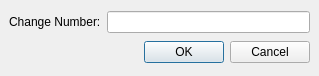
<ui version="4.0" >
 <class>Subversion::Internal::ChangeNumberDialog</class>
 <widget class="QDialog" name="Subversion::Internal::ChangeNumberDialog" >
  <property name="geometry" >
   <rect>
    <x>0</x>
    <y>0</y>
    <width>319</width>
    <height>76</height>
   </rect>
  </property>
  <property name="windowTitle" >
   <string>Change Number</string>
  </property>
  <layout class="QGridLayout" >
   <property name="margin" >
    <number>9</number>
   </property>
   <property name="spacing" >
    <number>6</number>
   </property>
   <item row="0" column="1" >
    <widget class="QLineEdit" name="numberLineEdit" />
   </item>
   <item row="0" column="0" >
    <widget class="QLabel" name="label" >
     <property name="text" >
      <string>Change Number:</string>
     </property>
    </widget>
   </item>
   <item row="1" column="0" colspan="2" >
    <widget class="QDialogButtonBox" name="buttonBox" >
     <property name="orientation" >
      <enum>Qt::Horizontal</enum>
     </property>
     <property name="standardButtons" >
      <set>QDialogButtonBox::Cancel|QDialogButtonBox::Ok</set>
     </property>
    </widget>
   </item>
  </layout>
 </widget>
 <resources/>
 <connections>
  <connection>
   <sender>buttonBox</sender>
   <signal>accepted()</signal>
   <receiver>Subversion::Internal::ChangeNumberDialog</receiver>
   <slot>accept()</slot>
   <hints>
    <hint type="sourcelabel" >
     <x>59</x>
     <y>24</y>
    </hint>
    <hint type="destinationlabel" >
     <x>160</x>
     <y>38</y>
    </hint>
   </hints>
  </connection>
  <connection>
   <sender>buttonBox</sender>
   <signal>rejected()</signal>
   <receiver>Subversion::Internal::ChangeNumberDialog</receiver>
   <slot>reject()</slot>
   <hints>
    <hint type="sourcelabel" >
     <x>59</x>
     <y>24</y>
    </hint>
    <hint type="destinationlabel" >
     <x>160</x>
     <y>38</y>
    </hint>
   </hints>
  </connection>
 </connections>
</ui>
